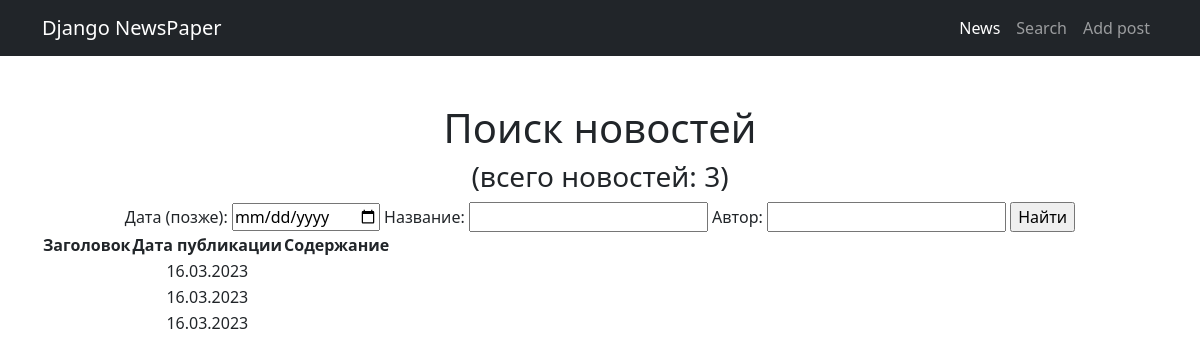
The page /news/search/ on the database as committed earlier.
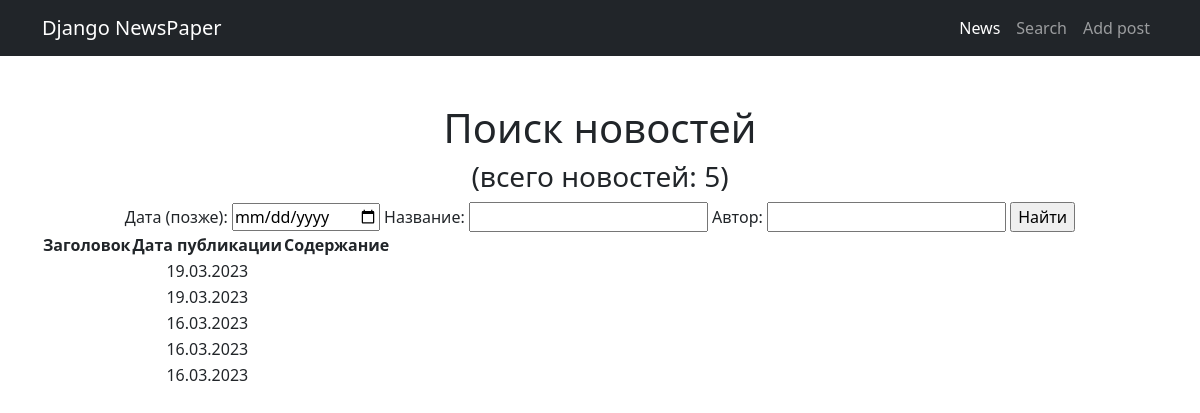
The same page on the database as committed later.
### news/models.py (models this page shows, shortened)
class Post(models.Model):
    ARTICLE = 'AR'
    NEWS = 'NW'
    POST_TYPE = [
        (ARTICLE, 'Статья'),
        (NEWS, 'Новость')
        ]
    author = models.ForeignKey(Author, on_delete=models.CASCADE, verbose_name='Автор')
    categoryType = models.CharField(max_length=2, choices=POST_TYPE, default=ARTICLE, verbose_name='Тип')
    dateCreation = models.DateTimeField(auto_now_add=True, verbose_name='Дата создания')
    postCategory = models.ManyToManyField(Category, through='PostCategory', verbose_name='Категория')
    title = models.CharField(max_length=128, verbose_name='Заголовок')
    text = models.TextField(verbose_name='Текст')
    rating = models.SmallIntegerField(default=0, verbose_name='Рейтинг')
    def get_absolute_url(self):
        return reverse('post_detail', kwargs={'pk' : self.pk})

### news/views.py (the view)
# urls.py: path('search/', PostSearch.as_view(), name='search'),
class PostSearch(ListView):
    model = Post
    template_name = 'post_search.html'
    context_object_name = 'posts'
    ordering = ['-dateCreation']
    def get_context_data(self, **kwargs):
        context = super().get_context_data(**kwargs)
        context['filter'] = PostFilter(self.request.GET, queryset=self.get_queryset())
        return context

### news/templatetags/custom_filters.py (called while the page is built)
@register.filter(name='censor')
def censor(value):
    censored = profanity.censor(value, '$')
    return censored

### templates/post_search.html (shortened to what this page needs)
{% extends 'default.html' %}
{% load custom_filters %}
{% block content %}
<h1>Поиск новостей</h1>
<h3>(всего новостей: {{ posts|length }})</h3>
<form method='GET'>
    {{ filter.form }}
    <input type='submit' value='Найти'>
</form>
<table>
    <thead>
        <th>
            Заголовок
        </th>
        <th>
            Дата публикации
        </th>
        <th>
            Содержание
        </th>
    </thead>
    {% for post in filter.qs %}
        <tr>
            <td>
            </td>
            <td>
                {{ post.dateCreation|date:'d.m.Y' }}
            </td>
            <td>
            </td>
        </tr>
    {% endfor %}
{% endblock content %}

Rows that differ between the two databases and show on the page:
added Post: dateCreation "19.03.2023"
added Post: dateCreation "19.03.2023"
Other text that changed with them:
{{ posts|length }}: "3" → "5"
